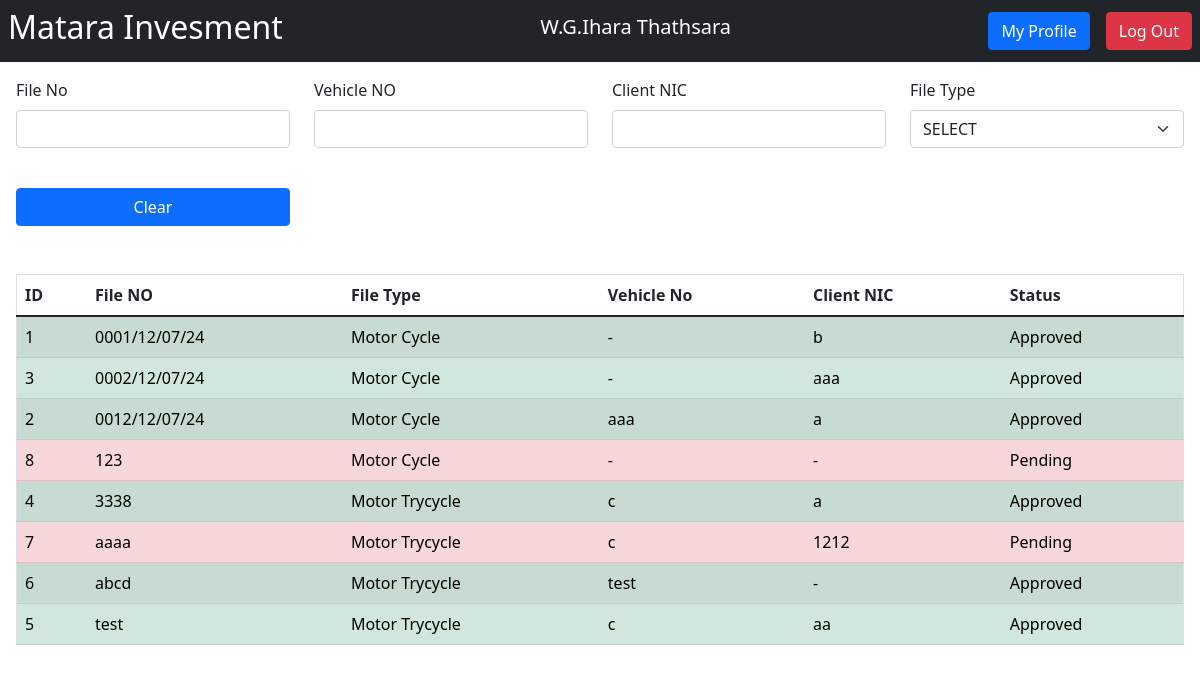
/payments.php (signed in), run on the app's committed database.
### tables this page shows
CREATE TABLE IF NOT EXISTS `insurance_file` (
  `id` int NOT NULL AUTO_INCREMENT,
  `file_no` varchar(50) DEFAULT NULL,
  `user_id` int DEFAULT NULL,
  `file_type_id` int DEFAULT NULL,
  `created_at` timestamp NULL DEFAULT CURRENT_TIMESTAMP,
  `updated_at` timestamp NULL DEFAULT CURRENT_TIMESTAMP ON UPDATE CURRENT_TIMESTAMP,
  PRIMARY KEY (`id`),
  KEY `FK_insurance_file_user` (`user_id`),
  KEY `FK_insurance_file_file_type` (`file_type_id`),
  CONSTRAINT `FK_insurance_file_file_type` FOREIGN KEY (`file_type_id`) REFERENCES `file_type` (`id`),
  CONSTRAINT `FK_insurance_file_user` FOREIGN KEY (`user_id`) REFERENCES `user` (`id`)
);

CREATE TABLE IF NOT EXISTS `file_type` (
  `id` int NOT NULL AUTO_INCREMENT,
  `name` varchar(50) DEFAULT NULL,
  PRIMARY KEY (`id`)
);

CREATE TABLE IF NOT EXISTS `client` (
  `id` int NOT NULL AUTO_INCREMENT,
  `insurance_file_id` int DEFAULT NULL,
  `full_name` varchar(50) DEFAULT NULL,
  `name_with_initial` varchar(50) DEFAULT NULL,
  `address` text,
  `dob` varchar(50) DEFAULT NULL,
  `nic` varchar(50) DEFAULT NULL,
  `tel` varchar(50) DEFAULT NULL,
  `mobile` varchar(50) DEFAULT NULL,
  `user_title_id` int DEFAULT NULL,
  `nic_font_img_path` text,
  `nic_back_img_path` text,
  `spouse_full_name` varchar(50) DEFAULT NULL,
  `spouse_nic` varchar(50) DEFAULT NULL,
  `spouse_tel` varchar(50) DEFAULT NULL,
  `spouse_profession` varchar(50) DEFAULT NULL,
  `business_name` varchar(50) DEFAULT NULL,
  `business_address` text,
  `business_reg_no` varchar(50) DEFAULT NULL,
  `business_nature` varchar(50) DEFAULT NULL,
  `employment_income` double DEFAULT NULL,
  `other_income` double DEFAULT NULL,
  `living_cost` double DEFAULT NULL,
  `loan_repayment` double DEFAULT NULL,
  `equipment_type_id` int DEFAULT NULL,
  `supplier` varchar(50) DEFAULT NULL,
  `required_item_type` varchar(50) DEFAULT NULL,
  `required_item_facility_amount` double DEFAULT NULL,
  `requied_item_color` varchar(50) DEFAULT NULL,
  `required_item_lease_period` varchar(50) DEFAULT NULL,
  `purpose_of_use` text,
  `other_details` text,
  `created_at` timestamp NULL DEFAULT CURRENT_TIMESTAMP,
  `updated_at` timestamp NULL DEFAULT CURRENT_TIMESTAMP ON UPDATE CURRENT_TIMESTAMP,
  PRIMARY KEY (`id`),
  KEY `FK_client_user_title` (`user_title_id`),
  KEY `FK_client_insurance_file` (`insurance_file_id`),
  CONSTRAINT `FK_client_insurance_file` FOREIGN KEY (`insurance_file_id`) REFERENCES `insurance_file` (`id`),
  CONSTRAINT `FK_client_user_title` FOREIGN KEY (`user_title_id`) REFERENCES `user_title` (`id`)
);

CREATE TABLE IF NOT EXISTS `user` (
  `id` int NOT NULL AUTO_INCREMENT,
  `emp_no` varchar(50) DEFAULT NULL,
  `full_name` varchar(50) DEFAULT NULL,
  `name_with_initial` varchar(50) DEFAULT NULL,
  `email` varchar(50) DEFAULT NULL,
  `mobile` varchar(10) DEFAULT NULL,
  `nic` varchar(10) DEFAULT NULL,
  `password` text,
  `address` varchar(50) DEFAULT NULL,
  `user_type_id` int DEFAULT NULL,
  `user_status_id` int DEFAULT '1',
  `created_at` timestamp NULL DEFAULT CURRENT_TIMESTAMP,
  `updated_at` timestamp NOT NULL DEFAULT CURRENT_TIMESTAMP ON UPDATE CURRENT_TIMESTAMP,
  PRIMARY KEY (`id`),
  KEY `FK_user_user_type` (`user_type_id`),
  KEY `FK_user_user_status` (`user_status_id`),
  CONSTRAINT `FK_user_user_status` FOREIGN KEY (`user_status_id`) REFERENCES `user_status` (`id`),
  CONSTRAINT `FK_user_user_type` FOREIGN KEY (`user_type_id`) REFERENCES `user_type` (`id`)
);

CREATE TABLE IF NOT EXISTS `vehicle` (
  `id` int NOT NULL AUTO_INCREMENT,
  `insurance_file_id` int NOT NULL DEFAULT '0',
  `vehicle_type_id` int NOT NULL DEFAULT '0',
  `proposer` varchar(50) DEFAULT NULL,
  `reg_no` varchar(50) DEFAULT NULL,
  `engine_no` varchar(50) DEFAULT NULL,
  `chassis_no` varchar(50) DEFAULT NULL,
  `dateOfInspection` date DEFAULT NULL,
  `meter_reading` varchar(50) DEFAULT NULL,
  `model` varchar(50) DEFAULT NULL,
  `valuers_name` varchar(50) DEFAULT NULL,
  `enstimate_value` varchar(50) DEFAULT NULL,
  `manufacture_year` varchar(50) DEFAULT NULL,
  `inspect_at` varchar(50) DEFAULT NULL,
  `insurance_renew_date` date DEFAULT NULL,
  `license_renew_date` date DEFAULT NULL,
  `vehicle_rb_img_path` text,
  `vehicle_front_img_path` text,
  `vehicle_back_img_path` text,
  `vehicle_engine_img_path` text,
  `vehicle_chassis_img_path` text,
  `other_accessories` text,
  `duplicate_key` varchar(50) DEFAULT NULL,
  `vehicle_body_type_id` int DEFAULT NULL,
  `generalApperanceStatus` int DEFAULT NULL,
  `painWorkStatus` int DEFAULT NULL,
  `painWorkColor` varchar(50) DEFAULT NULL,
  `upholsteryStatus` int DEFAULT NULL,
  `upholsteryColor` varchar(50) DEFAULT NULL,
  `rightFrontTyreStatus` int DEFAULT NULL,
  `leftFrontTyreStatus` int DEFAULT NULL,
  `rightRearTyreStatus` int DEFAULT NULL,
  `leftRearTyreStatus` int DEFAULT NULL,
  `batteryStatus` int DEFAULT NULL,
  `other_details` text,
  `created_at` timestamp NULL DEFAULT CURRENT_TIMESTAMP,
  `updated_at` timestamp NULL DEFAULT CURRENT_TIMESTAMP ON UPDATE CURRENT_TIMESTAMP,
  PRIMARY KEY (`id`),
  KEY `FK_vehicle_vehicle_type` (`vehicle_type_id`),
  KEY `FK_vehicle_vehicle_body_type` (`vehicle_body_type_id`),
  KEY `FK_vehicle_vehicle_accessory_status` (`generalApperanceStatus`),
  KEY `FK_vehicle_vehicle_accessory_status_2` (`painWorkStatus`),
  KEY `FK_vehicle_vehicle_accessory_status_3` (`upholsteryStatus`),
  KEY `FK_vehicle_vehicle_accessory_status_4` (`rightFrontTyreStatus`),
  KEY `FK_vehicle_vehicle_accessory_status_5` (`leftFrontTyreStatus`),
  KEY `FK_vehicle_vehicle_accessory_status_6` (`rightRearTyreStatus`),
  KEY `FK_vehicle_vehicle_accessory_status_7` (`leftRearTyreStatus`),
  KEY `FK_vehicle_vehicle_accessory_status_8` (`batteryStatus`),
  KEY `FK_vehicle_insurance_file` (`insurance_file_id`),
  CONSTRAINT `FK_vehicle_insurance_file` FOREIGN KEY (`insurance_file_id`) REFERENCES `insurance_file` (`id`),
  CONSTRAINT `FK_vehicle_vehicle_accessory_status` FOREIGN KEY (`generalApperanceStatus`) REFERENCES `vehicle_accessory_status` (`id`),
  CONSTRAINT `FK_vehicle_vehicle_accessory_status_2` FOREIGN KEY (`painWorkStatus`) REFERENCES `vehicle_accessory_status` (`id`),
  CONSTRAINT `FK_vehicle_vehicle_accessory_status_3` FOREIGN KEY (`upholsteryStatus`) REFERENCES `vehicle_accessory_status` (`id`),
  CONSTRAINT `FK_vehicle_vehicle_accessory_status_4` FOREIGN KEY (`rightFrontTyreStatus`) REFERENCES `vehicle_accessory_status` (`id`),
  CONSTRAINT `FK_vehicle_vehicle_accessory_status_5` FOREIGN KEY (`leftFrontTyreStatus`) REFERENCES `vehicle_accessory_status` (`id`),
  CONSTRAINT `FK_vehicle_vehicle_accessory_status_6` FOREIGN KEY (`rightRearTyreStatus`) REFERENCES `vehicle_accessory_status` (`id`),
  CONSTRAINT `FK_vehicle_vehicle_accessory_status_7` FOREIGN KEY (`leftRearTyreStatus`) REFERENCES `vehicle_accessory_status` (`id`),
  CONSTRAINT `FK_vehicle_vehicle_accessory_status_8` FOREIGN KEY (`batteryStatus`) REFERENCES `vehicle_accessory_status` (`id`),
  CONSTRAINT `FK_vehicle_vehicle_body_type` FOREIGN KEY (`vehicle_body_type_id`) REFERENCES `vehicle_body_type` (`id`),
  CONSTRAINT `FK_vehicle_vehicle_type` FOREIGN KEY (`vehicle_type_id`) REFERENCES `vehicle_type` (`id`)
);

### connection.php (called while the page is built, shortened)
<?php
class Database {
    public static $connection;
    public static function setUpConnection() {
        if (!isset(Database::$connection)) {
            Database::$connection = new mysqli("localhost", "root", "password", "dbname", "3306");
        }
    }
    public static function search($query, $params = [], $types = "") {
        if (empty($params)) {
            $result = Database::$connection->query($query);
        } else {
            $stmt = Database::$connection->prepare($query);
            $stmt->bind_param($types, ...$params);
            $stmt->execute();
            $result = $stmt->get_result();
        }
        return $result;
    }
}
?>

### payments.php (the view, shortened to what this page needs)
<?php
if (isset($_SESSION["user"])) {
    require "connection.php";
?>
    <!DOCTYPE html>
    <html lang="en">
    <head>
        <link rel="stylesheet" href="bootstrap.css" />
        <link rel="stylesheet" href="style.css" />
    </head>
    <body>
        <div class="container-fluid">
            <div class="row">
                <?php
                require "header.php";
                ?>
                <div class="col-12 p-3">
                    <div class="row">
                        <div class="col-6 col-md-3 mb-3">
                            <label class="form-label" for="sFileNo">File No</label>
                            <input class="form-control" type="text" id="sFileNo" onkeyup="searchPaymentInsuranceFiles();" />
                        </div>
                        <div class="col-6 col-md-3 mb-3">
                            <label class="form-label" for="sFileVehicleNo">Vehicle NO</label>
                            <input class="form-control" type="text" id="sFileVehicleNo" onkeyup="searchPaymentInsuranceFiles();" />
                        </div>
                        <div class="col-6 col-md-3 mb-3">
                            <label class="form-label" for="sFileClientNic">Client NIC</label>
                            <input class="form-control" type="text" id="sFileClientNic" onkeyup="searchPaymentInsuranceFiles();" />
                        </div>
                        <div class="col-6 col-md-3 mb-3">
                            <label class="form-label" for="sFileType">File Type</label>
                            <select class="form-select" id="sFileType" onchange="searchPaymentInsuranceFiles();">
                                <option value="0">SELECT</option>
                            </select>
                        </div>
                        <div class="col-6 col-md-3 mb-3 px-4">
                            <div class="row">
                            <button class="btn btn-primary mt-4" onclick="window.location.reload();">Clear</button>
                            </div>
                        </div>
                    </div>
                </div>
                <div class="col-12 table-responsive p-3">
                    <table class="table table-hover table-striped border">
                        <thead>
                            <tr>
                                <th>ID</th>
                                <th>File NO</th>
                                <th>File Type</th>
                                <th>Vehicle No</th>
                                <th>Client NIC</th>
                                <th>Status</th>
                            </tr>
                        </thead>
                        <tbody id="filesTableBody">
                            <?php
                            $files_rs = Database::search("SELECT `insurance_file`.`id`,`insurance_file`.`file_no`,`insurance_file`.`created_at`,`file_type`.`name` FROM `insurance_file` INNER JOIN `file_type` ON `insurance_file`.`file_type_id`=`file_type`.`id` ORDER BY `insurance_file`.`file_no` ASC");
                            $files_num = $files_rs->num_rows;
                            for ($i = 0; $i < $files_num; $i++) {
                                $file_data = $files_rs->fetch_assoc();
                                $file_id =  $file_data["id"];
                                $client_rs = Database::search("SELECT * FROM `client` WHERE `insurance_file_id` = ?",[$file_id],"s");
                                $client_data = $client_rs->fetch_assoc();
                                $vehicle_rs = Database::search("SELECT * FROM `vehicle` WHERE `insurance_file_id` = ?",[$file_id],"s");
                                $vehicle_data = $vehicle_rs->fetch_assoc();
                                $file_status_rs = Database::search("SELECT * FROM `insurance_file_status` INNER JOIN `user` ON `insurance_file_status`.`user_id`=`user`.`id` WHERE `insurance_file_status`.`insurance_file_id`=? AND `insurance_file_status`.`status_id`=?", [$file_id, "2"], "ss");
                                $file_status_num = $file_status_rs->num_rows;
                                $file_status = "Pending";
                                if ($file_status_num > 0) {
                                    $file_status_data = $file_status_rs->fetch_assoc();
                                    if ($file_status_data['user_type_id'] == "1") {
                                        $file_status = "Approved";
                                    } else if ($file_status_num == 1) {
                                        $file_status = "Pending 50%";
                                    } else if ($file_status_num == 2) {
                                        $file_status = "Approved";
                                    }
                                }
                            ?>
                                <tr class="<?php
                                if($file_status=="Pending"){
                                    echo "table-danger";
                                }else if($file_status=="Approved"){
                                    echo "table-success";
                                }
                                ?>" onclick="window.location='payment-details.php?fileID=<?php echo $file_id; ?>';" style="cursor: pointer;">
                                    <td><?php echo $file_id; ?></td>
                                    <td><?php echo $file_data["file_no"]; ?></td>
                                    <td><?php echo $file_data["name"]; ?></td>
                                    <td><?php echo isset($vehicle_data['reg_no'])?$vehicle_data['reg_no']:'-'; ?></td>
                                    <td><?php echo isset($client_data['nic'])?$client_data['nic']:'-'; ?></td>
                                    <td><?php echo $file_status; ?></td>
                                </tr>
                            <?php
                            }
                            ?>
                        </tbody>
                    </table>
                </div>
            </div>
        </div>
    </body>
    </html>
<?php
} else {
    header("Location: login.php");
}
?>

### data on the page
insurance_file: id "1", file_no "0001/12/07/24", file_type.name "Motor Cycle", client.nic "b", user.user_type_id "Approved"
insurance_file: id "3", file_no "0002/12/07/24", file_type.name "Motor Cycle", client.nic "aaa", user.user_type_id "Approved"
insurance_file: id "2", file_no "0012/12/07/24", file_type.name "Motor Cycle", vehicle.reg_no "aaa", client.nic "a", user.user_type_id "Approved"
insurance_file: id "8", file_no "123", file_type.name "Motor Cycle", file_status "Pending"
insurance_file: id "4", file_no "3338", file_type.name "Motor Trycycle", vehicle.reg_no "c", client.nic "a", file_status "Approved"
insurance_file: id "7", file_no "aaaa", file_type.name "Motor Trycycle", vehicle.reg_no "c", client.nic "1212", file_status "Pending"
insurance_file: id "6", file_no "abcd", file_type.name "Motor Trycycle", vehicle.reg_no "test", file_status "Approved"
insurance_file: id "5", file_no "test", file_type.name "Motor Trycycle", vehicle.reg_no "c", client.nic "aa", user.user_type_id "Approved"

### other printed values
$_SESSION["user"]["name_with_initial"] "W.G.Ihara Thathsara"
